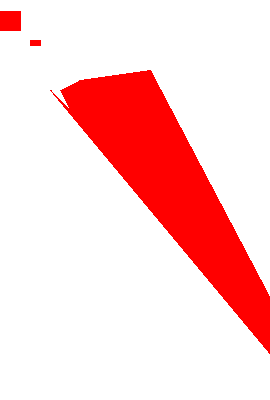
#> input picture pix1.jpg, 270 x 400 px
$ python bgdn_fillarea.py pix1.jpg
#> lines starting #> are read from the running program, lines starting #| are printed output that depends on the picture; after the words box and inside, x2 and y2 are one past the last pixel; in counts of white or black regions, pixels touching at a corner belong together
import numpy as np
from PIL import Image, ImageDraw
import sys
import os

if len (sys.argv) == 2:
    raw_path =  sys.argv[1];
    path = raw_path.replace('\\', '/').replace('"',"");
    im = Image.open(path,'r');
#> im is the input picture: PIL image 270x400 RGB; mean R, G, B 255, 208.8, 208.8
    (width, height) = im.size;
#> width = 270; height = 400
else:
    print("Way is not correct");

sys.setrecursionlimit(150000)

def fillarea(a,x,y):
  if (x<0) or (y<0) or (x>=a.shape[1]) or (y>=a.shape[0]): #borders
   return 0
  val=a[y,x]
  if val[2]==255: #just Blue
    return 0
  a[y,x]=[0,0,255]; #clear point as Blue (just for visual purpose)
  area=1
  for _y in range(-1,2):
    for _x in range(-1,2):
      area=area+fillarea(a,x+_x,y+_y)
  return area;

a = np.array(im)

count=0
totalarea=0
for y in range(im.height):
 for x in range(im.width):
  val=a[y,x]
  if val[0]==255 and val[1]==0 and val[2]==0:
    count+=1
    area=fillarea(a,x,y)
    print(area);
    print(' i have found ',count,' figure with area = ',area)
    totalarea+=area
#> this loop made 400 passes
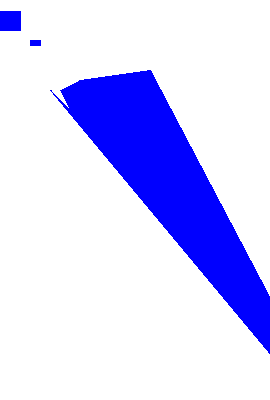
#> a: shape (400, 270, 3); 18.1% of pixels changed, all inside (x1, y1, x2, y2) = (0, 11, 270, 354)
print('total area is ',totalarea)
#| total area is  19549


im = Image.fromarray(a)
im.show()
